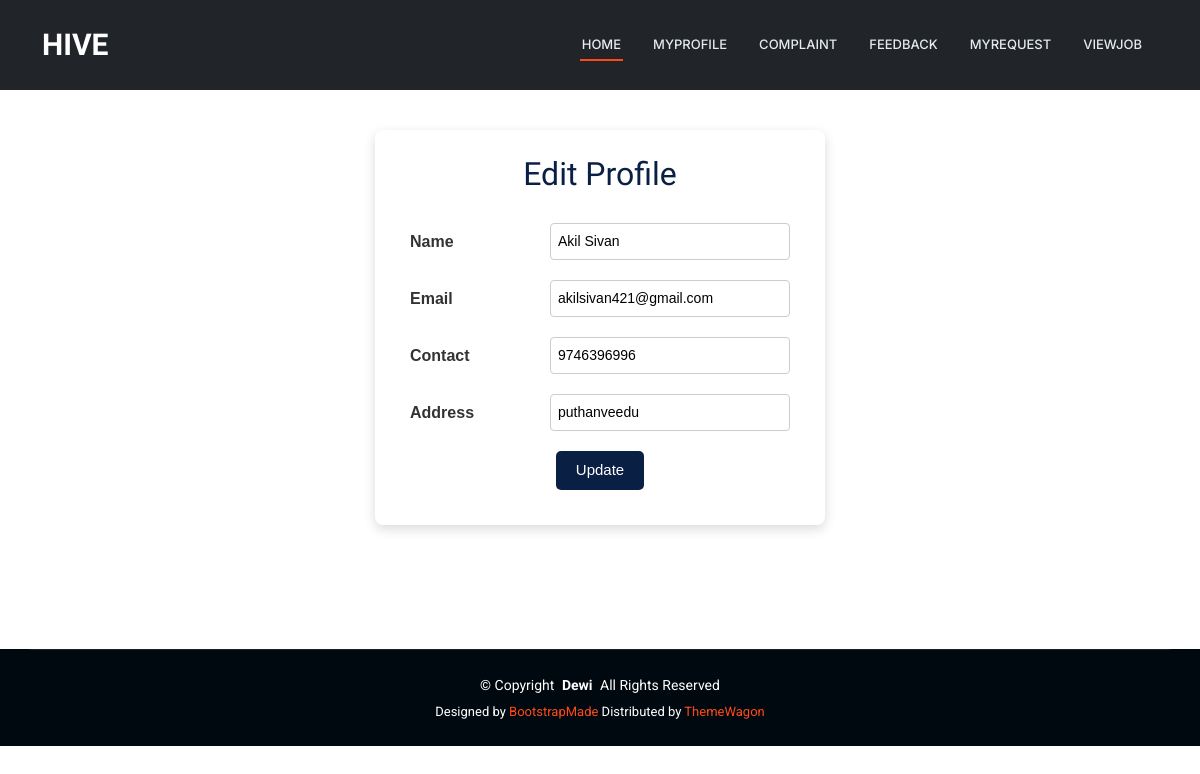
The app's page /User/EditProfile/ (signed in), older data.
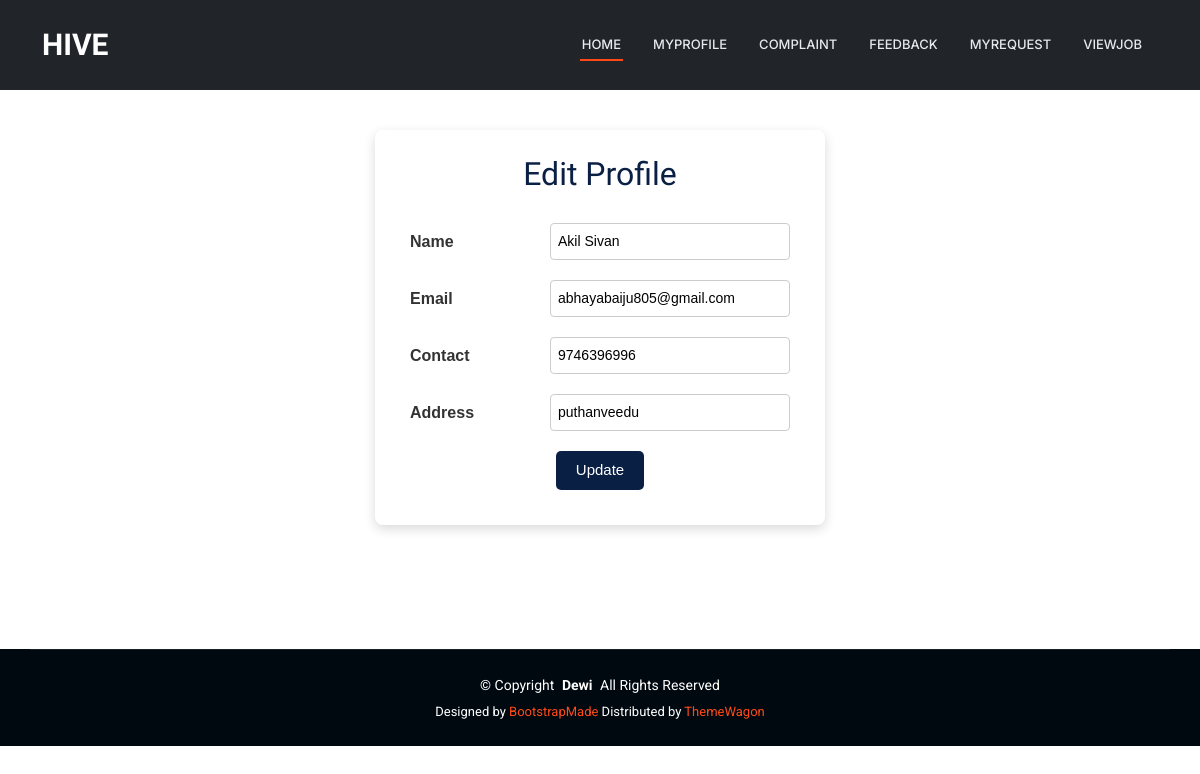
The same page, newer data.
### Guest/models.py (models this page shows)
class tbl_user(models.Model):
    user_name = models.CharField(max_length=50)
    user_email = models.CharField(max_length=50)
    user_contact = models.CharField(max_length=50)
    user_address = models.CharField(max_length=100)
    user_gender = models.CharField(max_length=50)
    user_dob = models.DateField()
    user_password = models.CharField(max_length=50)
    user_photo = models.FileField(upload_to="Assets/UserDocs/")
    place = models.ForeignKey(tbl_place,on_delete=models.CASCADE)

### User/views.py (the view)
# urls.py: path('EditProfile/',views.EditProfile,name="EditProfile"),
def EditProfile(request):
    userdata = tbl_user.objects.get(id=request.session['uid'])
    if request.method == "POST":
        name=request.POST.get("txt_name")
        email=request.POST.get("txt_email")
        contact=request.POST.get("txt_contact")
        address=request.POST.get("txt_address")
        checkuser=tbl_user.objects.filter(user_email=email).count()
        if checkuser > 0:
            return render(request,"User/EditProfile.html",{'msg':"Email Already Exited"})
        else:
            userdata.user_name = name
            userdata.user_email = email
            userdata.user_contact = contact
            userdata.user_address = address
            userdata.save()
            return render(request,'User/EditProfile.html',{"msg":"Profile Updated.."})
    else:
        return render(request,'User/EditProfile.html',{'user':userdata})

### User/Templates/User/EditProfile.html (shortened to what this page needs)
{% extends 'User/Header.html' %}
{% block content %}
<div class="editprofile-wrapper">
    <div class="editprofile-card">
        <h2>Edit Profile</h2>
        <form action="" method="POST">
            <table class="editprofile-table">
                <tr>
                    <td>Name</td>
                    <td>
                        <input
                            class="editprofile-input"
                            type="text"
                            name="txt_name"
                            required
                            pattern="^[A-Z]+[a-zA-Z ]*$"
                            title="Name Allows Only Alphabets, Spaces and First Letter Must Be Capital"
                            value="{{ user.user_name }}">
                    </td>
                </tr>
                <tr>
                    <td>Email</td>
                    <td>
                        <input
                            class="editprofile-input"
                            type="email"
                            name="txt_email"
                            required
                            value="{{ user.user_email }}">
                    </td>
                </tr>
                <tr>
                    <td>Contact</td>
                    <td>
                        <input
                            class="editprofile-input"
                            type="text"
                            name="txt_contact"
                            required
                            pattern="[7-9]{1}[0-9]{9}"
                            title="Phone number must start with 7-9 and contain 10 digits"
                            value="{{ user.user_contact }}">
                    </td>
                </tr>
                <tr>
                    <td>Address</td>
                    <td>
                        <input
                            class="editprofile-input"
                            type="text"
                            name="txt_address"
                            required
                            value="{{ user.user_address }}">
                    </td>
                </tr>
                <tr>
                    <td colspan="2" align="center">
                        <input type="submit" value="Update" class="editprofile-btn">
                    </td>
                </tr>
            </table>
        </form>
    </div>
</div>
{% endblock %}

Row changes from the older to the newer data that the page shows:
changed tbl_user "Akil Sivan": txt_email "akilsivan421@gmail.com" → "abhayabaiju805@gmail.com"
